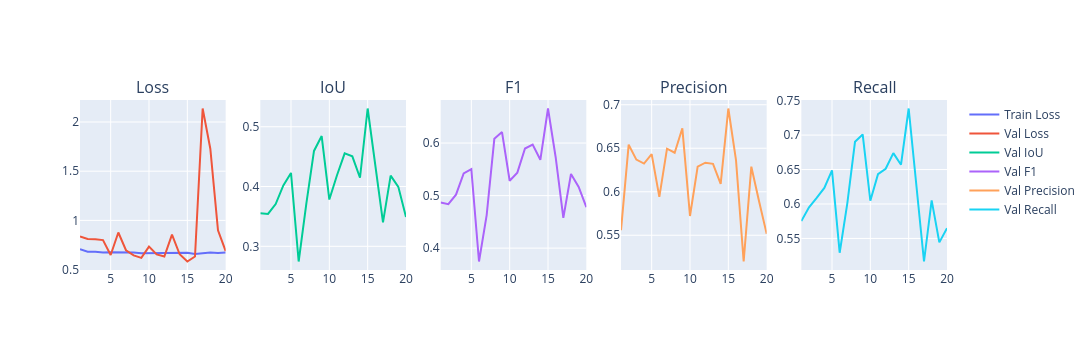

Notebook source saved alongside this figure:
### Code cell
from plotly.subplots import make_subplots
import plotly.graph_objects as go

fig = make_subplots(rows=1, cols=5, subplot_titles=["Loss", "IoU", "F1", "Precision", "Recall"])

fig.add_trace(go.Scatter(x=df["epoch"], y=df["train_loss"], name="Train Loss"), row=1, col=1)
fig.add_trace(go.Scatter(x=df["epoch"], y=df["val_loss"], name="Val Loss"), row=1, col=1)
fig.add_trace(go.Scatter(x=df["epoch"], y=df["val_iou"], name="Val IoU"), row=1, col=2)
fig.add_trace(go.Scatter(x=df["epoch"], y=df["val_f1"], name="Val F1"), row=1, col=3)
fig.add_trace(go.Scatter(x=df["epoch"], y=df["val_precision"], name="Val Precision"), row=1, col=4)
fig.add_trace(go.Scatter(x=df["epoch"], y=df["val_recall"], name="Val Recall"), row=1, col=5)

fig.update_layout(height=350, width=1400)
fig.show()

### Figure 1 — Plotly figure (JSON) as saved in the notebook; plotly's stock layout.template omitted (floating-point values rounded to 4 significant figures)
{"data": [{"name": "Train Loss", "type": "scatter", "x": [1, 2, 3, 4, 5, 6, 7, 8, 9, 10, 11, 12, 13, 14, 15, 16, 17, 18, 19, 20], "xaxis": "x", "y": [0.7066, 0.682, 0.6824, 0.6741, 0.6765, 0.6782, 0.6764, 0.6746, 0.6673, 0.6681, 0.6644, 0.6674, 0.6695, 0.6733, 0.6715, 0.6584, 0.6687, 0.6747, 0.6684, 0.6745], "yaxis": "y"}, {"name": "Val Loss", "type": "scatter", "x": [1, 2, 3, 4, 5, 6, 7, 8, 9, 10, 11, 12, 13, 14, 15, 16, 17, 18, 19, 20], "xaxis": "x", "y": [0.8364, 0.8109, 0.8095, 0.8002, 0.6486, 0.8769, 0.6969, 0.6446, 0.619, 0.7331, 0.654, 0.6336, 0.8562, 0.6556, 0.5824, 0.6335, 2.137, 1.728, 0.9002, 0.6884], "yaxis": "y"}, {"name": "Val IoU", "type": "scatter", "x": [1, 2, 3, 4, 5, 6, 7, 8, 9, 10, 11, 12, 13, 14, 15, 16, 17, 18, 19, 20], "xaxis": "x2", "y": [0.3551, 0.3541, 0.3707, 0.4018, 0.4227, 0.2746, 0.3713, 0.4595, 0.4844, 0.3782, 0.4189, 0.4554, 0.4506, 0.4147, 0.5305, 0.4312, 0.34, 0.4182, 0.3995, 0.349], "yaxis": "y2"}, {"name": "Val F1", "type": "scatter", "x": [1, 2, 3, 4, 5, 6, 7, 8, 9, 10, 11, 12, 13, 14, 15, 16, 17, 18, 19, 20], "xaxis": "x3", "y": [0.4867, 0.4837, 0.5018, 0.5421, 0.5505, 0.3746, 0.463, 0.608, 0.6209, 0.5283, 0.5438, 0.5897, 0.5972, 0.5682, 0.6658, 0.573, 0.4576, 0.5412, 0.5165, 0.478], "yaxis": "y3"}, {"name": "Val Precision", "type": "scatter", "x": [1, 2, 3, 4, 5, 6, 7, 8, 9, 10, 11, 12, 13, 14, 15, 16, 17, 18, 19, 20], "xaxis": "x4", "y": [0.5558, 0.6541, 0.6369, 0.6324, 0.6433, 0.5942, 0.6495, 0.6449, 0.6729, 0.5721, 0.6288, 0.6334, 0.632, 0.6091, 0.6957, 0.6364, 0.5198, 0.6288, 0.5894, 0.5516], "yaxis": "y4"}, {"name": "Val Recall", "type": "scatter", "x": [1, 2, 3, 4, 5, 6, 7, 8, 9, 10, 11, 12, 13, 14, 15, 16, 17, 18, 19, 20], "xaxis": "x5", "y": [0.5751, 0.5952, 0.6088, 0.6234, 0.6488, 0.5293, 0.6014, 0.6903, 0.7009, 0.6047, 0.6433, 0.6511, 0.6739, 0.657, 0.7386, 0.6309, 0.5165, 0.6052, 0.5443, 0.565], "yaxis": "y5"}], "layout": {"annotations": [{"font": {"size": 16}, "showarrow": false, "text": "Loss", "x": 0.084, "xanchor": "center", "xref": "paper", "y": 1, "yanchor": "bottom", "yref": "paper"}, {"font": {"size": 16}, "showarrow": false, "text": "IoU", "x": 0.292, "xanchor": "center", "xref": "paper", "y": 1, "yanchor": "bottom", "yref": "paper"}, {"font": {"size": 16}, "showarrow": false, "text": "F1", "x": 0.5, "xanchor": "center", "xref": "paper", "y": 1, "yanchor": "bottom", "yref": "paper"}, {"font": {"size": 16}, "showarrow": false, "text": "Precision", "x": 0.708, "xanchor": "center", "xref": "paper", "y": 1, "yanchor": "bottom", "yref": "paper"}, {"font": {"size": 16}, "showarrow": false, "text": "Recall", "x": 0.916, "xanchor": "center", "xref": "paper", "y": 1, "yanchor": "bottom", "yref": "paper"}], "height": 350, "width": 1400, "xaxis": {"anchor": "y", "domain": [0, 0.168]}, "xaxis2": {"anchor": "y2", "domain": [0.208, 0.376]}, "xaxis3": {"anchor": "y3", "domain": [0.416, 0.584]}, "xaxis4": {"anchor": "y4", "domain": [0.624, 0.792]}, "xaxis5": {"anchor": "y5", "domain": [0.832, 1]}, "yaxis": {"anchor": "x", "domain": [0, 1]}, "yaxis2": {"anchor": "x2", "domain": [0, 1]}, "yaxis3": {"anchor": "x3", "domain": [0, 1]}, "yaxis4": {"anchor": "x4", "domain": [0, 1]}, "yaxis5": {"anchor": "x5", "domain": [0, 1]}}}
